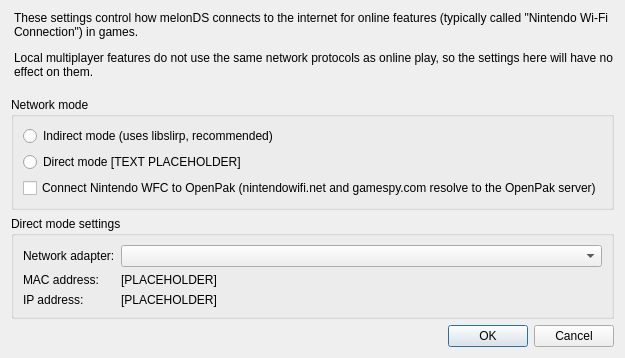
<?xml version="1.0" encoding="UTF-8"?>
<ui version="4.0">
 <class>WifiSettingsDialog</class>
 <widget class="QDialog" name="WifiSettingsDialog">
  <property name="geometry">
   <rect>
    <x>0</x>
    <y>0</y>
    <width>570</width>
    <height>341</height>
   </rect>
  </property>
  <property name="sizePolicy">
   <sizepolicy hsizetype="Fixed" vsizetype="Fixed">
    <horstretch>0</horstretch>
    <verstretch>0</verstretch>
   </sizepolicy>
  </property>
  <property name="windowTitle">
   <string>Wifi settings - melonDS</string>
  </property>
  <layout class="QVBoxLayout" name="verticalLayout">
   <property name="sizeConstraint">
    <enum>QLayout::SetFixedSize</enum>
   </property>
   <item>
    <widget class="QLabel" name="label_4">
     <property name="styleSheet">
      <string notr="true">QLabel {
    margin-bottom: 12px;
}</string>
     </property>
     <property name="text">
      <string>&lt;html&gt;&lt;head/&gt;&lt;body&gt;&lt;p&gt;These settings control how melonDS connects to the internet for online features (typically called &amp;quot;Nintendo Wi-Fi Connection&amp;quot;) in games. &lt;/p&gt;&lt;p&gt;Local multiplayer features do not use the same network protocols as online play, so the settings here will have no effect on them.&lt;/p&gt;&lt;/body&gt;&lt;/html&gt;</string>
     </property>
     <property name="wordWrap">
      <bool>true</bool>
     </property>
     <property name="margin">
      <number>0</number>
     </property>
    </widget>
   </item>
   <item>
    <widget class="QGroupBox" name="groupBox">
     <property name="title">
      <string>Network mode</string>
     </property>
     <layout class="QGridLayout" name="gridLayout">
      <item row="1" column="0">
       <widget class="QRadioButton" name="rbIndirectMode">
        <property name="whatsThis">
         <string>&lt;html&gt;&lt;head/&gt;&lt;body&gt;&lt;p&gt;Indirect mode uses libslirp. It requires no extra setup and is easy to use.&lt;/p&gt;&lt;/body&gt;&lt;/html&gt;</string>
        </property>
        <property name="text">
         <string>Indirect mode (uses libslirp, recommended)</string>
        </property>
       </widget>
      </item>
      <item row="2" column="0">
       <widget class="QRadioButton" name="rbDirectMode">
        <property name="whatsThis">
         <string>&lt;html&gt;&lt;head/&gt;&lt;body&gt;&lt;p&gt;Direct mode directly routes network traffic to the host network. It is the most reliable, but requires an ethernet connection.&lt;/p&gt;&lt;p&gt;&lt;br/&gt;&lt;/p&gt;&lt;p&gt;Non-direct mode uses a layer of emulation to get around this, but is more prone to problems.&lt;/p&gt;&lt;/body&gt;&lt;/html&gt;</string>
        </property>
        <property name="text">
         <string>Direct mode [TEXT PLACEHOLDER]</string>
        </property>
       </widget>
      </item>
      <item>
       <widget class="QCheckBox" name="cbOpenPak">
        <property name="text">
         <string>Connect Nintendo WFC to OpenPak (nintendowifi.net and gamespy.com resolve to the OpenPak server)</string>
        </property>
       </widget>
      </item>
     </layout>
    </widget>
   </item>
   <item>
    <widget class="QGroupBox" name="groupBox_3">
     <property name="title">
      <string>Direct mode settings</string>
     </property>
     <layout class="QGridLayout" name="gridLayout_3">
      <item row="3" column="1">
       <widget class="QLabel" name="lblAdapterIP">
        <property name="text">
         <string>[PLACEHOLDER]</string>
        </property>
       </widget>
      </item>
      <item row="2" column="0">
       <widget class="QLabel" name="label_2">
        <property name="text">
         <string>MAC address:</string>
        </property>
       </widget>
      </item>
      <item row="1" column="1">
       <widget class="QComboBox" name="cbxDirectAdapter">
        <property name="sizePolicy">
         <sizepolicy hsizetype="Expanding" vsizetype="Fixed">
          <horstretch>0</horstretch>
          <verstretch>0</verstretch>
         </sizepolicy>
        </property>
        <property name="minimumSize">
         <size>
          <width>300</width>
          <height>0</height>
         </size>
        </property>
        <property name="whatsThis">
         <string>&lt;html&gt;&lt;head/&gt;&lt;body&gt;&lt;p&gt;Selects the network adapter through which to route network traffic under direct mode.&lt;/p&gt;&lt;/body&gt;&lt;/html&gt;</string>
        </property>
       </widget>
      </item>
      <item row="1" column="0">
       <widget class="QLabel" name="label">
        <property name="text">
         <string>Network adapter:</string>
        </property>
       </widget>
      </item>
      <item row="2" column="1">
       <widget class="QLabel" name="lblAdapterMAC">
        <property name="text">
         <string>[PLACEHOLDER]</string>
        </property>
       </widget>
      </item>
      <item row="3" column="0">
       <widget class="QLabel" name="label_3">
        <property name="text">
         <string>IP address:</string>
        </property>
       </widget>
      </item>
     </layout>
    </widget>
   </item>
   <item>
    <widget class="QDialogButtonBox" name="buttonBox">
     <property name="orientation">
      <enum>Qt::Horizontal</enum>
     </property>
     <property name="standardButtons">
      <set>QDialogButtonBox::Cancel|QDialogButtonBox::Ok</set>
     </property>
    </widget>
   </item>
  </layout>
 </widget>
 <resources/>
 <connections>
  <connection>
   <sender>buttonBox</sender>
   <signal>accepted()</signal>
   <receiver>WifiSettingsDialog</receiver>
   <slot>accept()</slot>
   <hints>
    <hint type="sourcelabel">
     <x>248</x>
     <y>254</y>
    </hint>
    <hint type="destinationlabel">
     <x>157</x>
     <y>274</y>
    </hint>
   </hints>
  </connection>
  <connection>
   <sender>buttonBox</sender>
   <signal>rejected()</signal>
   <receiver>WifiSettingsDialog</receiver>
   <slot>reject()</slot>
   <hints>
    <hint type="sourcelabel">
     <x>316</x>
     <y>260</y>
    </hint>
    <hint type="destinationlabel">
     <x>286</x>
     <y>274</y>
    </hint>
   </hints>
  </connection>
 </connections>
</ui>
